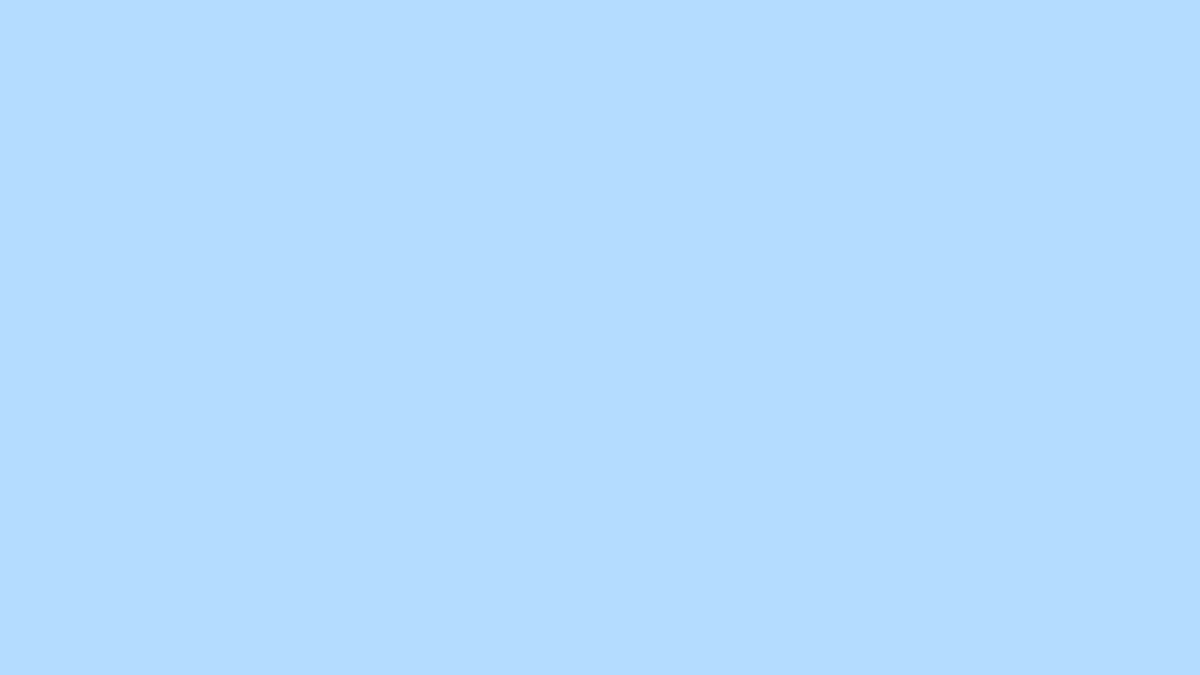
Frame 1 (no input)
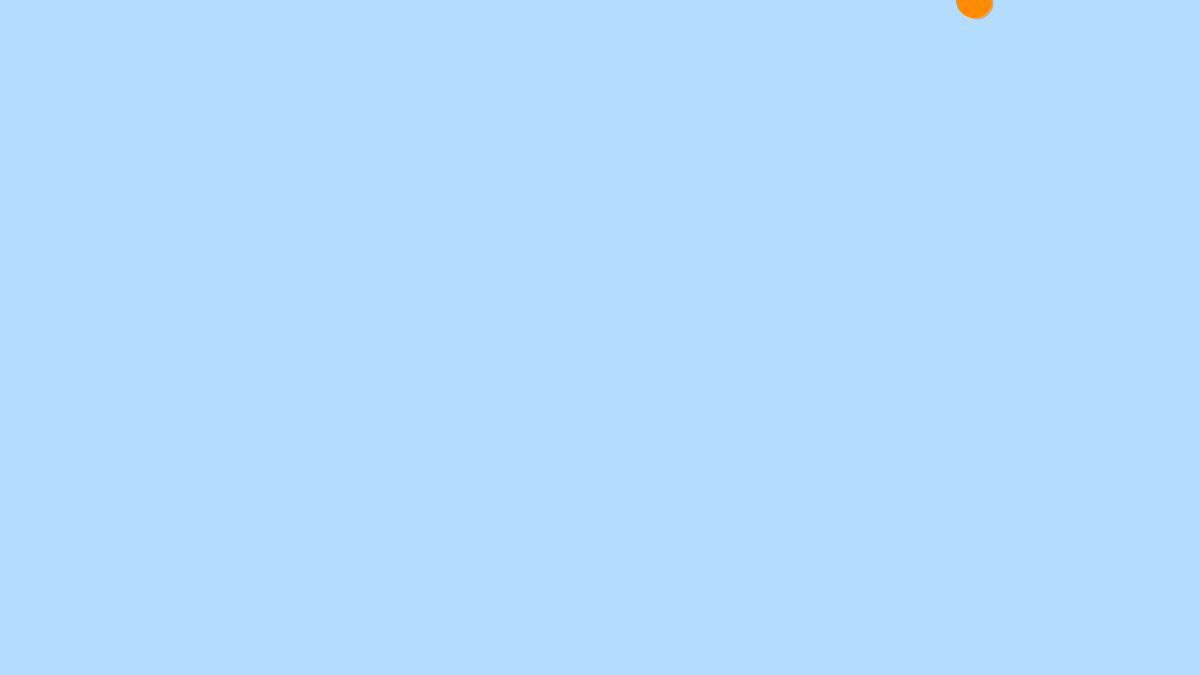
Frame 60 (no input)
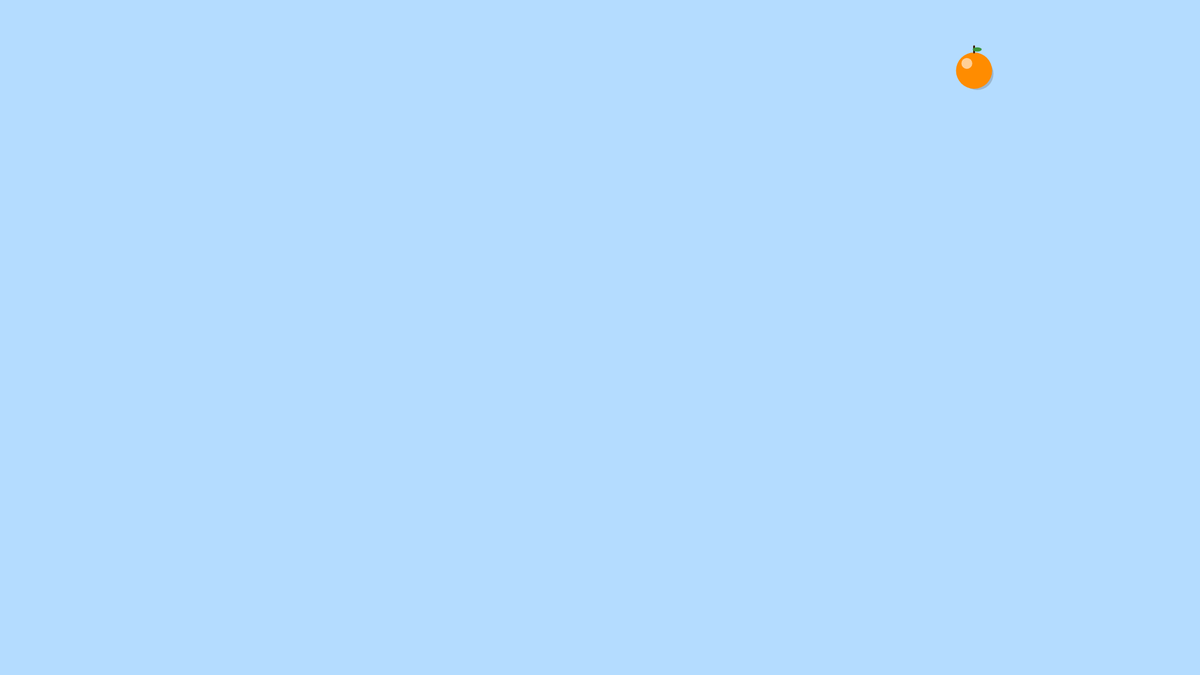
Frame 120 (the mouse pressed at the canvas centre since frame 60)

The p5.js sketch that drew these frames (run headless with seeded random() and noise() and a simulated clock; from frame 60 on, the mouse is pressed at the canvas centre):

// p5.js sketch
// ── sketch.js
let naranjas = [];
let cantidad = 10;

function setup() {
  createCanvas(1920, 1080);
  noStroke();

  // Crear 10 naranjas con posiciones y tamaños aleatorios
  for (let i = 0; i < cantidad; i++) {
    let x = random(width);
    let y = random(-height, 0);
    let tam = random(40, 80);
    let velocidad = random(1, 3);
    naranjas.push(new Naranja(x, y, tam, velocidad));
  }
}

function draw() {
  background(180, 220, 255); // cielo azul

  // Dibujar y mover las naranjas
  for (let n of naranjas) {
    n.show();
    n.move();
  }
}

// --- Clase Naranja ---
class Naranja {
  constructor(x, y, tam, velocidad) {
    this.x = x;
    this.y = y;
    this.tam = tam;
    this.velocidad = velocidad;
    this.colorBase = color(255, 140, 0);
  }

  show() {
    // sombra
    fill(100, 80);
    ellipse(this.x + 5, this.y + 5, this.tam * 0.9);

    // cuerpo
    fill(this.colorBase);
    ellipse(this.x, this.y, this.tam);

    // brillo
    fill(255, 150);
    ellipse(this.x - this.tam * 0.2, this.y - this.tam * 0.2, this.tam * 0.3);

    // tallo
    stroke(60, 30, 10);
    strokeWeight(3);
    line(this.x, this.y - this.tam / 2, this.x, this.y - this.tam / 2 - 10);

    // hoja
    fill(60, 150, 60);
    noStroke();
    ellipse(this.x + 5, this.y - this.tam / 2 - 5, this.tam * 0.25, this.tam * 0.12);
  }

  move() {
    this.y += this.velocidad;

    // Si sale del lienzo, reaparece arriba
    if (this.y > height + this.tam / 2) {
      this.y = -this.tam / 2;
      this.x = random(width); // nueva posición horizontal
      this.velocidad = random(1, 3); // nueva velocidad
    }
  }
}
